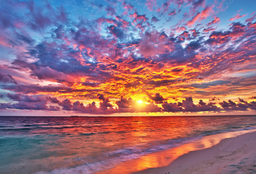
#> input picture Images/The image.png, 256 x 174 px, shrunk from 938 x 638 before the run
$ python q_1.py
#> lines starting #> are read from the running program, lines starting #| are printed output that depends on the picture; after the words box and inside, x2 and y2 are one past the last pixel; in counts of white or black regions, pixels touching at a corner belong together
### colour_helper.py
# Colour Helper
# Functions that help wither colours

def pixel_to_name(pixel: tuple) -> str:

    """Given a 3-tuple, return a string representing
    its colour
    Params:
        pixel = 3-tuple of values (red, green, blue)
    Returns:
        name of the colour
    """

    red, green, blue = pixel

    # TODO: detect jelly bean green

    if red < 6 and 20 <= green <= 65 and 80 <= blue <= 190:
        return"jelly bean blue"
    elif red < 200 and blue < 200 and green > 220:
        return "green"
    elif red > 170 and green < 60 and blue < 60:
        return "red"
    elif red < 60 and green > 80 and blue < 60:
        return"jelly bean green"
    else:
        return "colour unknown"

print(pixel_to_name((180, 3, 2)))
print(pixel_to_name((255, 255, 255)))

def is_light(pixel: tuple) -> bool:

    """Returns True if the pixel is a "light" pixel
    Params:
        pixel - 3-tuple of values r, g, b
    Returns:
        True if the pixel is a light pixel
        False if a dark pixel
    """

    red = pixel[0]
    green = pixel[1]
    blue = pixel[2]
    average = (red + green + blue) / 3

    if average >= 128:
        return True
    else:
        return False

# [23 lines left out: functions pixel_to_grayscale, pixel_to_random_effect, not called in this run]

### q_1.py
# Images Problem
# Author: Dulneth
# 18 December 2023

from PIL import Image

import colour_helper

# Test?
light_pixel = (255, 255, 255)
light_gray = (128, 128, 128)
darker_gray = (100, 128, 128)
reddish_pixel = (255, 100, 24)
dark_gray = (127, 127, 127)
dark_pixel = (0, 0, 0)

print(colour_helper.is_light(light_pixel))  # True
print(colour_helper.is_light(light_gray))  # True
print(colour_helper.is_light(reddish_pixel))  # False
print(colour_helper.is_light(dark_gray))  # False
print(colour_helper.is_light(dark_pixel))  # False

# Open the image
with Image.open("./Images/The image.png") as im:
#> im is the input picture: PIL image 256x174 RGB; mean R, G, B 147.4, 109.3, 126.4
    image_height = im.height
#> image_height = 174
    image_width = im.width
#> image_width = 256

    # starting at the top and working our way down
    # visit the pixels from left to right
    for y in range(image_height):
        for x in range(image_width):
            pixel = im.getpixel((x, y))

            # if the pixel is light
            if colour_helper.is_light(pixel):
                im.putpixel((x, y), light_pixel)
            else:
                im.putpixel((x, y), dark_pixel)
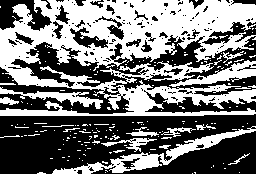
#> im: PIL image 256x174 RGB; 46.4% white; 182 white regions (164 under 20 px), largest, box (x1, y1, x2, y2) and area: (0, 0, 256, 116) 16052, (52, 126, 256, 174) 1700, (169, 60, 256, 87) 759

    # After visiting every pixel, save the image
    im.save("./Images/binarized.jpg")

$ run again, with Images/best_pizza.png copied over Images/The image.png
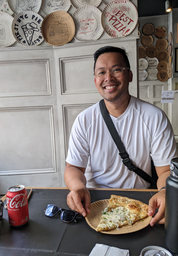
#> input picture Images/best_pizza.png, 178 x 256 px, shrunk from 2786 x 4017 before the run
#> im is the input picture: PIL image 178x256 RGB; mean R, G, B 134.1, 126.4, 124.1
#> after the loop `for y in range(image_height):`:
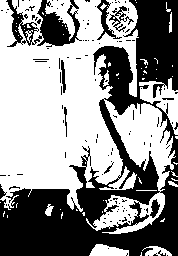
#> im: PIL image 178x256 RGB; 57% white; 124 black regions (114 under 20 px), largest, box (x1, y1, x2, y2) and area: (0, 0, 178, 256) 16758, (6, 0, 82, 47) 1570, (97, 0, 122, 40) 263

$ run again, with Images/Jelly Beans.jpg saved as Images/The image.png
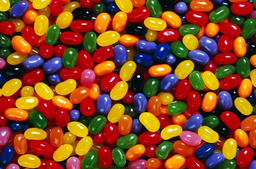
#> input picture Images/Jelly Beans.jpg, 256 x 169 px, shrunk from 680 x 450 before the run
#> im is the input picture: PIL image 256x169 RGB; mean R, G, B 133.4, 70.9, 32
#> after the loop `for y in range(image_height):`:
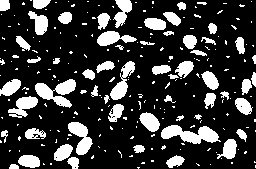
#> im: PIL image 256x169 RGB; 21.7% white; 238 white regions (181 under 20 px), largest, box (x1, y1, x2, y2) and area: (161, 125, 221, 144) 651, (35, 79, 76, 108) 589, (68, 122, 93, 155) 431
